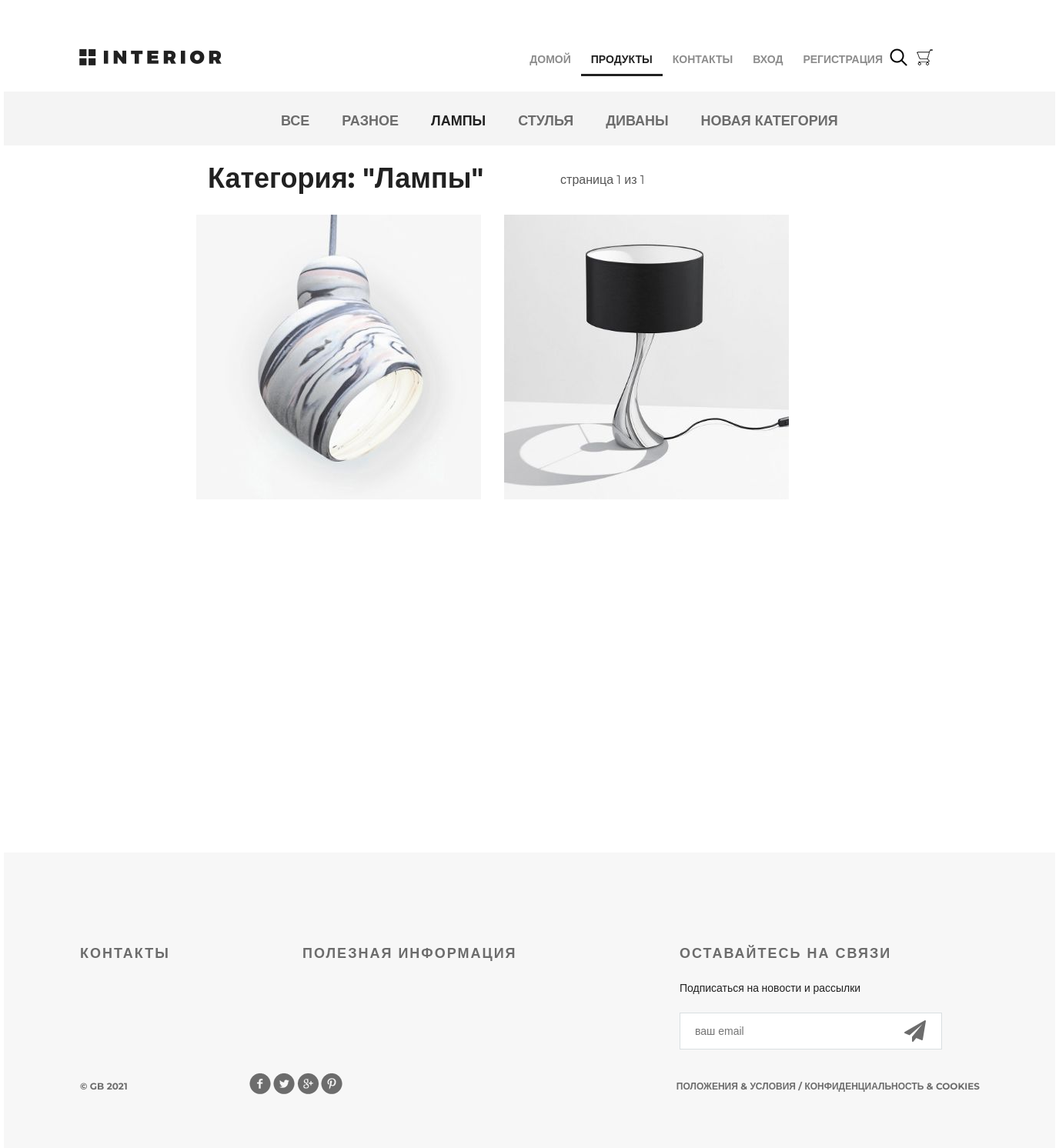
The page /products/30/ on the database its author committed.
### mainapp/models.py (models this page shows, shortened)
class ProductCategory(models.Model):
    name = models.CharField(max_length=32, unique=True, verbose_name="Название категории")
    description = models.TextField(blank=True, verbose_name="Описание категории")
    is_active = models.BooleanField(verbose_name="Активно", default=True)

class Product(models.Model):
    category = models.ForeignKey(ProductCategory, on_delete=models.CASCADE)
    name = models.CharField(max_length=64, verbose_name="Имя товара")
    short_desc = models.CharField(max_length=256, blank=True, verbose_name="Краткое описание товара")
    description = models.TextField(blank=True, verbose_name="Описание товара")
    image = models.ImageField(upload_to="products_previews", blank=True, verbose_name="Картинка товара")
    price = models.DecimalField(max_digits=8, decimal_places=2, verbose_name="Цена товара")
    quantity = models.PositiveSmallIntegerField(default=0, verbose_name="Количество на складе")
    is_active = models.BooleanField(verbose_name="Активно", default=True)

### mainapp/views.py (the view)
# urls.py: path('products/', include('mainapp.urls', namespace="products")),
def products(request, pk=None):
    ctg_all = {"name": 'все', "pk": 0}
    context = {
        "page": 'products',
        "title": 'товары',
        "categories": [ctg_all] + list(ProductCategory.objects.all()),
        "cur_category": pk,
        "similar": _random_products(3)
    }
    if request.user.is_authenticated:
        context["basket"] = Basket.objects.filter(user=request.user)
    if pk is not None:
        if pk == 0:
            category = ctg_all
            products_list = Product.objects.all().order_by('price')
        else:
            category = get_object_or_404(ProductCategory, pk=pk)
            products_list = Product.objects.filter(category=category)
        page = request.GET.get('p', 1)
        paginator = Paginator(products_list, 2)
        try:
            products_paginator = paginator.page(page)
        except PageNotAnInteger:
            products_paginator = paginator.page(1)
        except EmptyPage:
            products_paginator = paginator.page(paginator.num_pages)
        context["selected_category"] = category
        context["products"] = products_paginator
        return render(request, 'mainapp/products_list.html', context=context)
    return render(request, 'mainapp/products.html', context=context)

### mainapp/views.py (called while the page is built)
def _random_products(count):
    products_list = list(Product.objects.all())
    random.shuffle(products_list)
    return products_list[:count]

### mainapp/templates/mainapp/products_list.html (shortened to what this page needs)
{% extends 'mainapp/base.html' %}
{% load static %}
{% block content %}
  <div class="hero-white">
    {% include 'mainapp/includes/inc_nav_menu.html' %}
  </div>
  <div class="details">
    <div class="links clearfix">
      {% include 'mainapp/includes/inc_cat_menu.html' %}
    </div>
    <div class="products_list">
      <div class="title clearfix">
        <h2>Категория: "{{ selected_category.name|title }}"</h2>
        <div class="paginator">
          <span class="current"> страница {{ products.number }} из {{ products.paginator.num_pages }}</span>
        </div>
      </div>
      <div class="category-products clearfix">
        {% for product in products %}
          <div class="block">
              <img src="/media/{{ product.image }}" alt="product">
          </div>
        {% endfor %}
      </div>
    </div>
  </div>
  <div class="clr"></div>
{% endblock %}

### mainapp/templates/mainapp/includes/inc_cat_menu.html
<ul class="links-menu">
    {% for ctg in categories %}
    <li>
        <a href={% url 'products:categories' ctg.pk %} {% if ctg.pk == cur_category %} class="active" {% endif %}>
            {{ ctg.name }}
        </a>
    </li>
    {% endfor %}
</ul>

### static/css/style.css (style rules this page uses)
* { margin: 0; padding: 0; }
body { font-family: 'Montserrat', sans-serif; }
html, body { height: 100%; }
.products_list { margin-left: 250px; }
.products_list .title { margin: 20px auto; height: 50px; float: none; }
.products_list .title h2 { margin-top: 0; float: left; }
.products_list .title .paginator { display: block; position: relative; left: 75px; top: 15px; margin-left: 25px; color: #555; float: left; }
.category-products { margin-bottom: 75px; }
.category-products .block a img { float: left; }
.category-products .block { float: left; margin-right: 30px; display: block; height: 370px; width: 370px; position: relative; }
.clr { height: 384px; }
.clearfix:after { content: ""; display: block; clear: both; }
.title { height: 152px; margin-right: 15px; }
.title h2 { float: left; margin-top: 118px; color: #212121; font-size: 36px; font-weight: 700; text-align: left; margin-left: 15px; }
.hero-white { background-color: #fff; height: 119px; padding-left: 98px; padding-right: 211px; position: relative; }
.links { height: 70px; background-color: #f4f4f4; position: relative; padding-left: 360px; }
.links-menu { margin: 27px auto 0px; position: absolute; }
.links-menu li { float: left; list-style-type: none; padding-right: 42px; }
.links-menu li a { text-decoration: none; color: #6c6c6c; font-size: 18px; font-weight: 700; text-transform: uppercase; }
.links-menu .active { color: #212121; font-size: 18px; font-weight: 700; }

### rows shown on the page
ProductCategory: name "РАЗНОЕ"
ProductCategory: name "ЛАМПЫ", name "Лампы"
ProductCategory: name "СТУЛЬЯ"
ProductCategory: name "ДИВАНЫ"
ProductCategory: name "НОВАЯ КАТЕГОРИЯ"
Product: image (picture)
Product: image (picture)

### other values the page prints
{{ ctg.name }} "ВСЕ"
{{ products.number }} "1"
{{ products.paginator.num_pages }} "1"
